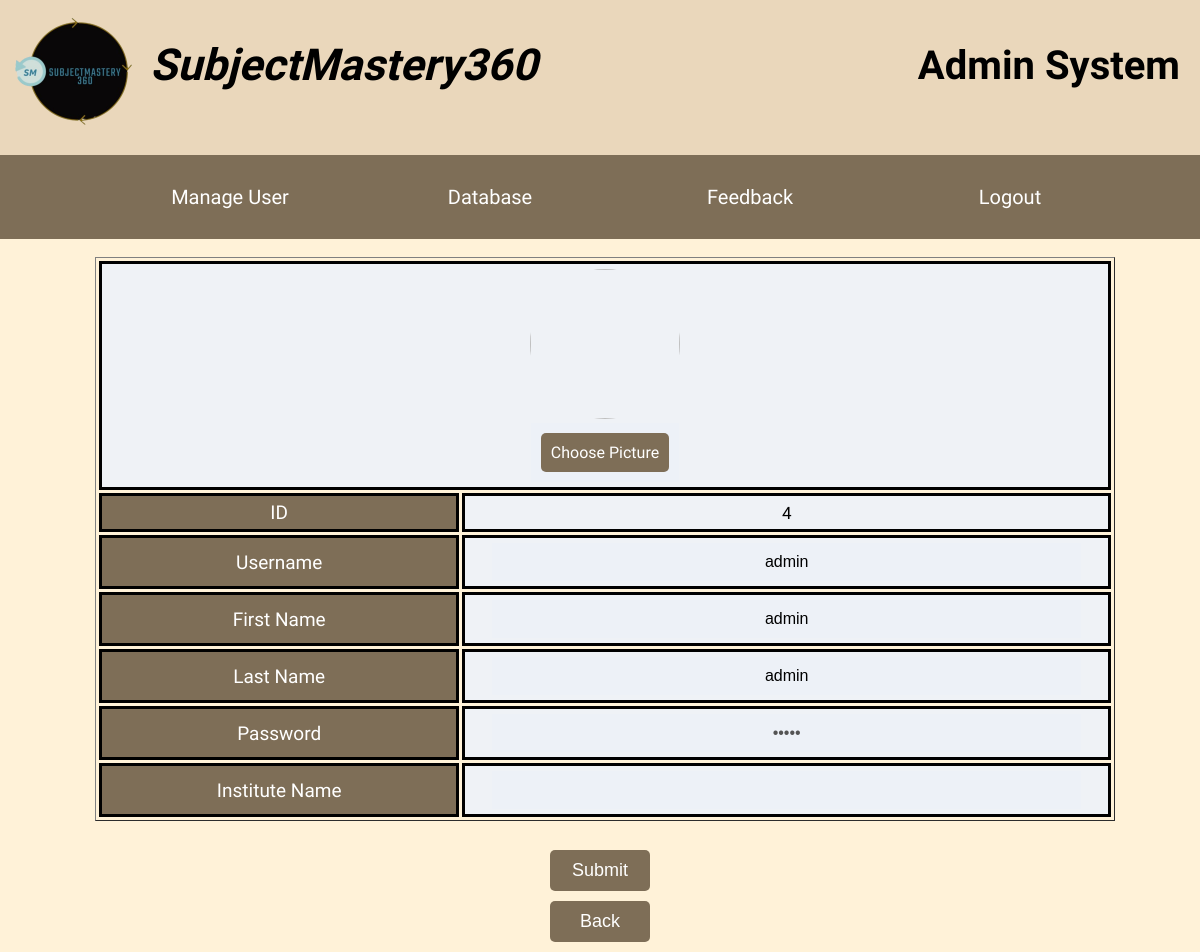
The page /php/admin-manageprofile.php?id=4 (signed in) on the database its author committed.
### tables this page shows
CREATE TABLE `user` (
  `user_id` int(11) NOT NULL,
  `role_id` int(11) DEFAULT NULL,
  `username` varchar(15) NOT NULL,
  `user_first_name` varchar(15) NOT NULL,
  `user_last_name` varchar(15) NOT NULL,
  `email_address` varchar(255) NOT NULL,
  `password` varchar(22) NOT NULL,
  `institute_name` varchar(255) DEFAULT NULL,
  `profile_picture` varchar(255) DEFAULT 'user.png'
);

### php/admin-manageprofile.php (the view, shortened to what this page needs)
<?php
    include "dbconn.php";
    include "admin-menu.php";
    if(!isset($_GET['id'])){
        header("Location: admin-manageuser.php");
        exit();
    } else {
        $id = $_GET['id'];
    }
?>
<!DOCTYPE html>
<html lang="en">
<head>
    <link rel="stylesheet" href="../css/admin-manageprofile.css">
    <link rel="stylesheet" href="../css/animation.css">
</head>
<body>
    <form action="" method="post" enctype="multipart/form-data">
    <?php
        $query = "SELECT * FROM user WHERE user_id = '$id'";
        $result = mysqli_query($connection, $query);
        if(mysqli_num_rows($result) == 1){
            $row = mysqli_fetch_assoc($result);
    ?>
        <table border = "1" id=table>
            <tr>
                <td colspan="2">
                    <img src="../data/image<?php echo $row['profile_picture']; ?>" style="width: 150px; height: 150px; border-radius: 50%;"
                        id="previewImage"> <br>
                    <label for="image" class="custom-file-input">
                    </label>
                </td>
            </tr>
            <tr>
                <td id="tabla_column">ID</td>
                <td> <?php echo $row['user_id']; ?></td>
            </tr>
            <tr>
                <td id="tabla_column">Username</td>
                <td> <input id="textbox" type="text" name="username" value="<?php echo $row['username'];?>"></td>
            </tr>
            <tr>
                <td id="tabla_column">First Name</td>
                <td> <input id="textbox" type="text" name="firstname" value="<?php echo $row['user_first_name']; ?>"></td>
            </tr>
            <tr>
                <td id="tabla_column">Last Name</td>
                <td> <input id="textbox" type="text" name="lastname" value="<?php echo $row['user_last_name']; ?>"></td>
            </tr>
            <tr>
                <td id="tabla_column">Password</td>
                <td> <input id="textbox" type="password" name="password" value="<?php echo $row['password']; ?>" disabled></td>
            </tr>
            <tr>
                <td id="tabla_column">Institute Name</td>
                <td> <input id="textbox" type="text" name="institute" value="<?php echo $row['institute_name'];?>"></td>
            </tr>
        </table>
        <br>
        <input type="submit" name="submit" value="Submit" id="submit_button">
    </form>
    <button onclick="goBack()" id="back_button">Back</button>
    <?php
        } else {
            echo "<script> alert('No User Found'); </script>";
            echo "<script>window.location.href='admin-manageuser.php';</script>";
            exit();
        }
    ?>
</body>
</html>

### css/adminmenu.css (style rules this page uses)
body { margin: 0; padding: 0; background-color: #FFF2D8; font-family: 'Exo 2', sans-serif; }

### css/admin-manageprofile.css (style rules this page uses)
body { margin: 0; padding: 0; background-color: #FFF2D8; font-family: 'Exo 2', sans-serif; }
#table { margin-left: 95px; align-items: center; width: 85%; margin-top: 18px; border-spacing: 3px; }
#tabla_column { background-color: #7E6E57; border: 3px solid black; font-size: 19px; color: white; text-align: center; align-items: center; width: 25%; }
td { background-color: #eff2f6; font-size: 17px; text-align: center; align-items: center; border: 3px solid black; padding: 5px; width: 45%; }
input[type="text"], input[type="password"] { width: 90%; padding: 10px; font-size: 16px; background-color: #edf1f7; border: none; text-align: center; }
#submit_button, #back_button { margin: 10px auto; width: 100px; text-align: center; align-items: center; display: block; padding: 10px 20px; font-size: 18px; background-color: #7E6E57; color: white; border: none; border-radius: 5px; cursor: pointer; transition: background-color 0.3s ease; }
.custom-file-input { display: inline-block; padding: 10px; font-size: 16px; background-color: #edf1f7; border: none; cursor: pointer; }
.custom-file-input::before { content: "Choose Picture"; display: inline-block; padding: 10px; background-color: #7E6E57; color: white; border: none; border-radius: 5px; cursor: pointer; }

### css/animation.css (style rules this page uses)
body { animation: transitionIn 0.75s; }

### rows shown on the page
user: user_id "4", username "admin", firstname "admin", lastname "admin"
